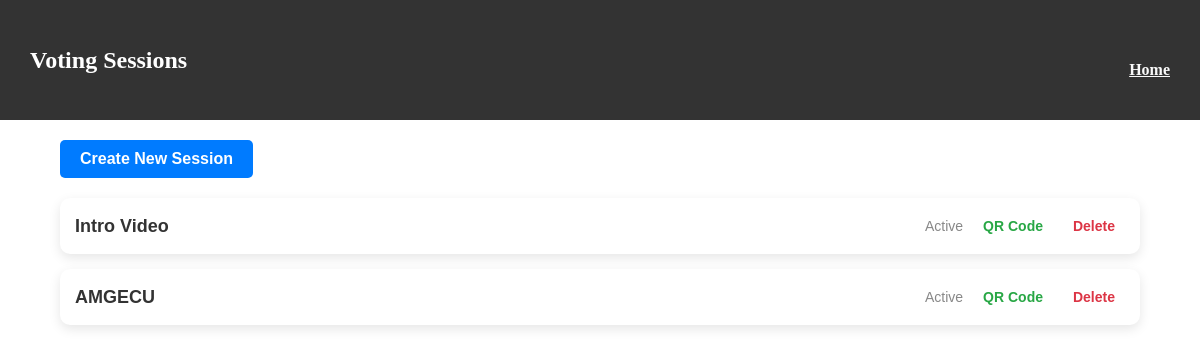
Before: /list_sessions/ (signed in) with the older database file.
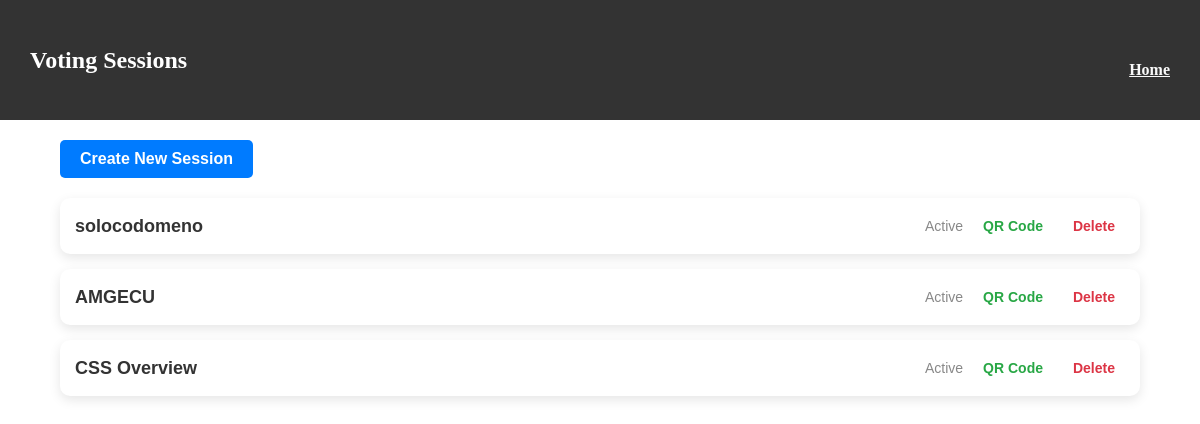
After: the same page with the newer database file.
### voters/models.py (models this page shows, shortened)
class VotingSession(models.Model):
    session_id = models.AutoField(primary_key=True)
    title = models.CharField(max_length=200)
    unique_url = models.URLField(unique=True, blank=True, null=True)
    is_active = models.BooleanField(default=False)
    admin = models.ForeignKey(User, on_delete=models.CASCADE)  # session creator/admin
    qr_code = models.ImageField(upload_to='qr_codes/', blank=True, null=True)
    created_at = models.DateTimeField(auto_now_add=True)
    updated_at = models.DateTimeField(auto_now=True)
    total_voters = models.IntegerField(default=0)
    current_voters = models.IntegerField(default=0)

### voters/views.py (the view)
# urls.py: path('list_sessions/', voters_views.list_voting_sessions, name = 'list_voting_sessions'),
@login_required
def list_voting_sessions(request):
    sessions = VotingSession.objects.filter(admin=request.user)  # Admin's own sessions
    return render(request, 'voters/list_sessions.html', {'sessions': sessions})

### voters/templates/voters/list_sessions.html (shortened to what this page needs)
<head>
    {% load static %}
    <link href="{% static 'style.css' %}?v={% now 'U' %}" rel="stylesheet">
</head>
<nav class="admin-navbar">
    <div class="navbar-content">
        <h2 class="admin-title">Voting Sessions</h2>
        <div class="profile">
            <ul>
                <li class="home_link"><a  href="{% url 'admin_main_page' %}">Home</a></li>
            </ul>
        </div>
    </div>
</nav>
<div class="sessions-container">
    <a href="{% url 'create_voting_session' %}" class="create-session-btn">Create New Session</a>
    <div class="session-list">
        {% for session in sessions %}
            <div class="session-card">
                <div class="session-info">
                    <a href="{% url 'manage_session' session.session_id %}" class="session-title">{{ session.title }}</a>
                    <div class="session-links">
                        {% if session.is_active %}
                            <span class="no-qr">Active</span>
                            {% if session.qr_code %}
                                <a href="{{ session.qr_code.url }}" class="qr-link">QR Code</a>
                            {% else %}
                                <span class="no-qr">No QR Code generated</span>
                            {% endif %}
                        {% else %}
                            <span class="no-qr">Inactive</span>
                        {% endif %}
                        <a href="{% url 'delete_voting_session' session.session_id %}" class="delete-link">Delete</a>
                    </div>
                </div>
            </div>
        {% endfor %}
    </div>
</div>

Changed rows visible on the page:
removed VotingSession: title "Intro Video"
added VotingSession: title "solocodomeno"
added VotingSession: title "CSS Overview"
